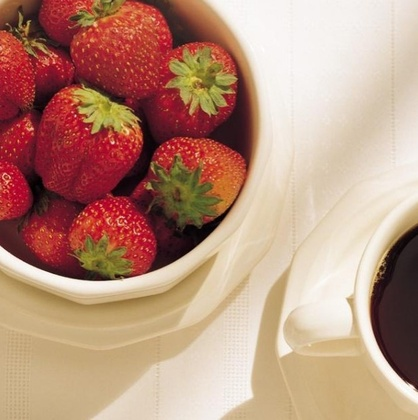
%> input picture 1-f-Strawberry.jpg, 418 x 420 px, shrunk from 622 x 625 before the run
$ octave --eval "histogram('1-f-Strawberry.jpg');"   (GNU Octave 9; MATLAB toolbox functions it lacks are replaced by stand-ins)
%> lines starting %> are read from the running program, lines starting %| are printed output that depends on the picture
### raw_histogram.m
function histogram = raw_histogram(file)
%> called with file = '1-f-Strawberry.jpg'
    img = imread(file);
%> img is the input picture: size 420x418x3 uint8; mean R, G, B 185.3, 144.8, 125.4

    value_counter = zeros(1,256);
    value = [0:255];
    hist = [value; value_counter];

    [nrow, ncoll, ndepth] = size(img);
%> nrow = 420; ncoll = 418; ndepth = 3

    for k=1:ndepth
        for i=1:nrow
            for j=1:ncoll
                hist(2, img(i,j,k) + 1) = hist(2, img(i,j,k) + 1) + 1;
            end
        end
    end
%> after the loop, hist = 256 columns, first 8: [0 1 2 3 4 5 6 7; 355 142 184 264 362 443 491 597]

    histogram = hist;
%> histogram has the same summary as hist
end

### histogram.m
function histogram(file)
    hist = raw_histogram(file);

    bar(hist(1,:), hist(2,:));
    set(gca, 'YScale', 'log');
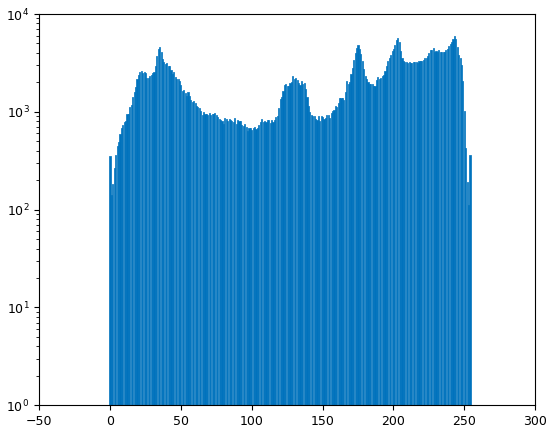
%> figure redrawn from the program's plot data; tallest bar 5936 high, from x = 242.6 to 243.4
end

$ run again, on 1-a-Boat.jpg
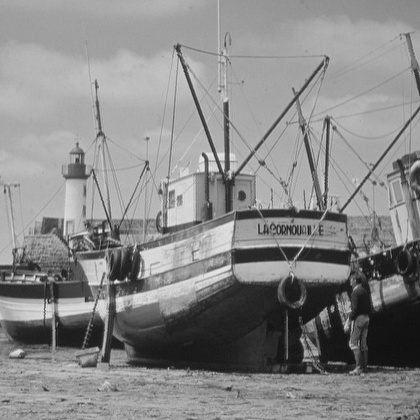
%> input picture 1-a-Boat.jpg, 420 x 420 px, shrunk from 512 x 512 before the run
%> in raw_histogram, img is the input picture: size 420x420 uint8; min 13, max 236, mean 136.1
%> after the loop in raw_histogram, `for k=1:ndepth`: hist = 256 columns, first 8: [0 1 2 3 4 5 6 7; 0 0 0 0 0 0 0 0]
%> histogram has the same summary as hist
%> in histogram, `set(gca, 'YScale', 'log');`:
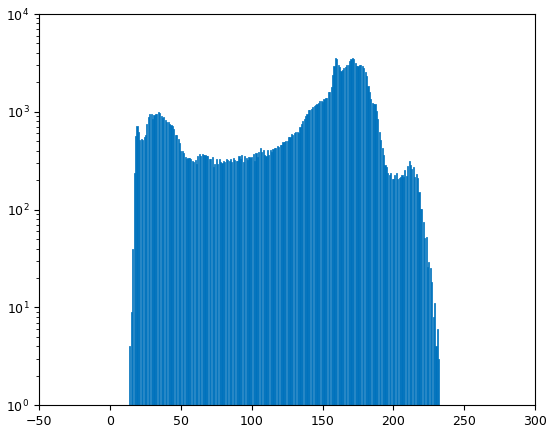
%> figure redrawn from the program's plot data; tallest bar 3529 high, from x = 158.6 to 159.4

$ run again, on 1-b-Aerial.jpg
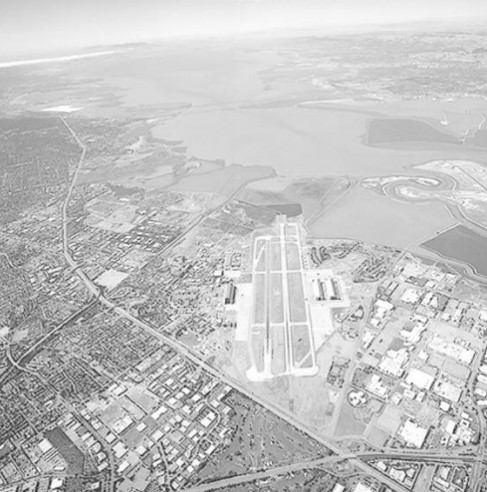
%> input picture 1-b-Aerial.jpg, 487 x 492 px
%> in raw_histogram, img is the input picture: size 492x487x3 uint8; min 28, max 255, mean 195.3
%> after the loop in raw_histogram, `for k=1:ndepth`: hist = 256 columns, first 8: [0 1 2 3 4 5 6 7; 0 0 0 0 0 0 0 0]
%> histogram has the same summary as hist
%> in histogram, `set(gca, 'YScale', 'log');`:
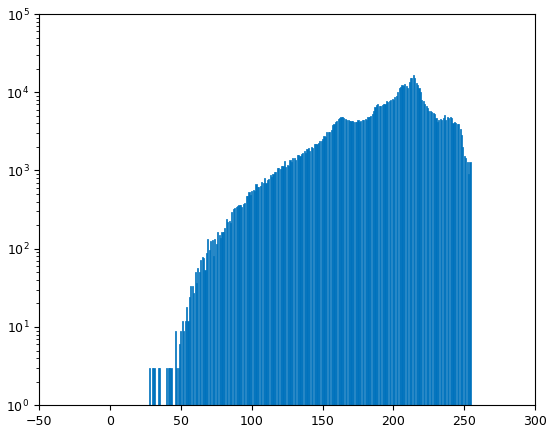
%> figure redrawn from the program's plot data; tallest bar 16496 high, from x = 213.6 to 214.4

$ run again, on 1-e-Building.jpg
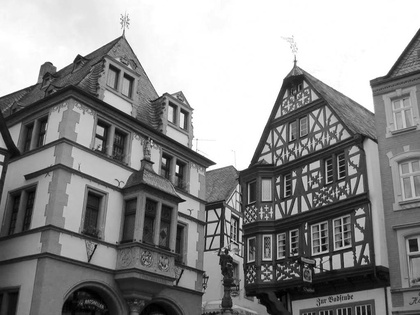
%> input picture 1-e-Building.jpg, 420 x 315 px, shrunk from 1024 x 768 before the run
%> in raw_histogram, img is the input picture: size 315x420 uint8; min 0, max 255, mean 141.3
%> after the loop in raw_histogram, `for k=1:ndepth`: hist = 256 columns, first 8: [0 1 2 3 4 5 6 7; 29 33 71 80 79 93 108 120]
%> histogram has the same summary as hist
%> in histogram, `set(gca, 'YScale', 'log');`:
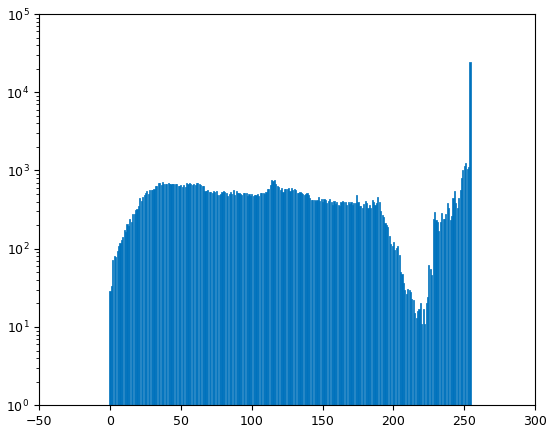
%> figure redrawn from the program's plot data; tallest bar 24458 high, from x = 253.6 to 254.4
